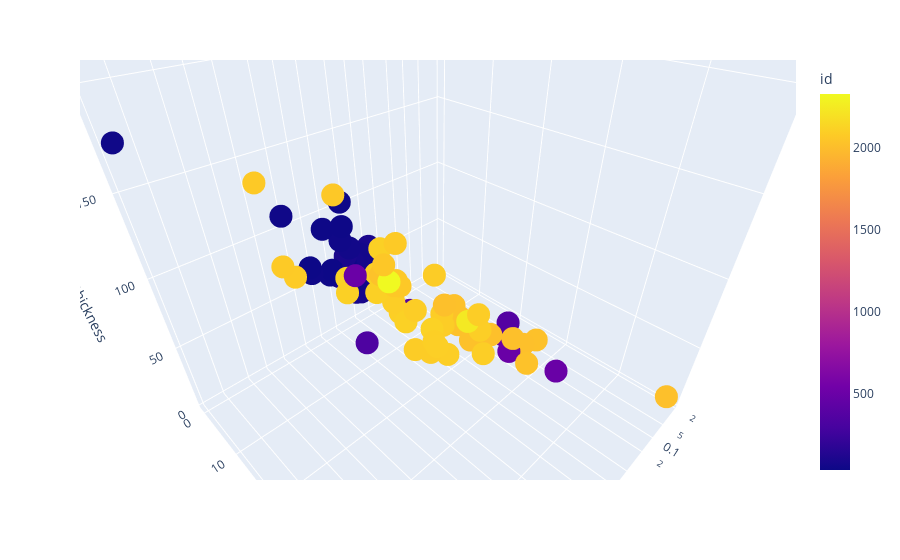

The notebook cell saved with this chart:
### Markdown cell above
### b) 3D Scatter plot using Plotly (1 point)

Use the plotly ``scatter_3d`` plot. Make sure to change the pandas series for log scales.

### Code cell
fig = px.scatter_3d(glacier_ds, x='area', y='mean_slope', 
                    z='mean_thickness', color = glacier_ds.index, log_x=True)
fig.show()

### Figure 1 — Plotly figure (JSON) as saved in the notebook; plotly's stock layout.template omitted (floating-point values rounded to 4 significant figures)
{"data": [{"hovertemplate": "area=%{x}<br>mean_slope=%{y}<br>mean_thickness=%{z}<br>id=%{marker.color}<extra></extra>", "legendgroup": "", "marker": {"color": [33, 34, 35, 36, 37, 38, 39, 40, 41, 42, 43, 44, 45, 46, 47, 48, 49, 50, 51, 52, 53, 54, 55, 56, 57, 58, 59, 60, 65, 66, 68, 69, 71, 72, 73, 74, 75, 76, 77, 78, 79, 80, 81, 82, 83, 84, 85, 86, 87, 91, 92, 333, 358, 362, 486, 487, 488, 489, 490, 497, 2093, 2011, 2012, 2013, 2014, 2015, 2016, 2017, 2018, 2019, 2020, 2021, 2022, 2023, 2024, 2025, 2026, 2057, 2059, 2060, 2061, 2062, 2067, 2068, 2074, 2075, 2076, 2083, 2084, 2085, 2086, 2087, 2088, 2089, 2090, 2092, 2096, 2097, 2098, 2099, 2100, 2104, 2105, 2106, 2107, 2111, 2119, 2123, 2240, 2328], "coloraxis": "coloraxis", "symbol": "circle"}, "mode": "markers", "name": "", "scene": "scene", "showlegend": false, "type": "scatter3d", "x": [2.9, 11.7, 5.15, 2.84, 5.95, 0.75, 1.18, 3.61, 5.757, 11.32, 4.19, 2.72, 824, 22.5, 3.2, 3.2, 3.4, 1, 2, 2.8, 1.2, 2.2, 1.6, 5.3, 2.3, 2, 1.5, 1.1, 1.5, 1.7, 2.6, 1, 1, 1, 1.5, 2.1, 1.1, 1.7, 2.8, 3.8, 2.9, 0.8, 4.2, 2.5, 2.1, 1.4, 1.9, 0.9, 1.5, 2.82, 1, 9.7, 1, 0.08068, 0.307, 0.084, 0.223, 0.106, 0.101, 13.08, 0.3097, 0.191, 1.884, 0.0264, 0.2257, 0.1357, 0.3015, 0.3665, 0.5825, 0.3906, 0.05848, 0.3794, 0.3017, 0.2176, 0.6297, 3.228, 0.2605, 5.36, 2.9, 8.6, 2.1, 3.2, 11.1, 71.3, 2.76, 39.96, 28.59, 1.59, 1, 3.078, 2.8, 1.69, 1.09, 0.6, 2.39, 2.85, 0.5368, 1.247, 6.078, 1.554, 2.966, 10.6, 4, 2.6, 3.28, 2.1, 2.61, 6.737, 0.37, 4.6], "y": [0, 0, 0, 0, 0, 0, 0, 0, 0, 0, 0, 0, 0, 0, 0, 0, 0, 0, 0, 0, 0, 0, 0, 0, 0, 0, 0, 0, 0, 0, 0, 0, 0, 0, 1, 0, 0, 0, 0, 0, 0, 0, 0, 0, 0, 0, 0, 0, 0, 0, 0, 12, 10, 22, 18, 22, 26, 33, 22, 13, 21, 26, 21, 48, 22, 27, 15, 17, 15, 20, 27, 17, 15, 22, 16, 10, 30, 14, 13, 7, 12, 13, 5, 6, 13, 3, 3, 20, 16, 17, 20, 20, 18, 23, 16, 12, 24, 20, 25, 10, 21, 9, 10, 9, 9, 13, 20, 6, 19, 14], "z": [58, 66, 56, 86, 90, 55, 34, 53, 53, 61, 53, 104, 175, 110, 76, 49, 49, 52, 43, 52, 47, 45, 49, 54, 67, 37, 39, 32, 58, 51, 50, 47, 47, 29, 31, 54, 49, 25, 48, 47, 45, 40, 49, 42, 27, 59, 36, 48, 33, 62, 61, 30, 26, 15, 17, 5, 12, 4, 6, 89, 22, 22, 65, 8, 17, 15, 23, 26, 19, 13, 8, 19, 29, 16, 25, 69, 15, 90, 70, 128, 60, 67, 208, 148, 97, 85, 74, 44, 70, 23, 28, 46, 44, 49, 51, 50, 16, 15, 58, 29, 41, 65, 57, 85, 68, 32, 47, 65, 27, 76]}], "layout": {"autosize": true, "coloraxis": {"colorbar": {"title": {"text": "id"}}, "colorscale": [[0, "#0d0887"], [0.1111, "#46039f"], [0.2222, "#7201a8"], [0.3333, "#9c179e"], [0.4444, "#bd3786"], [0.5556, "#d8576b"], [0.6667, "#ed7953"], [0.7778, "#fb9f3a"], [0.8889, "#fdca26"], [1, "#f0f921"]]}, "legend": {"tracegroupgap": 0}, "margin": {"t": 60}, "scene": {"aspectmode": "auto", "aspectratio": {"x": 1, "y": 1, "z": 1}, "camera": {"center": {"x": 0, "y": 0, "z": 0}, "eye": {"x": 0.7037, "y": 0.7037, "z": 0.7037}, "projection": {"type": "perspective"}, "up": {"x": 0, "y": 0, "z": 1}}, "domain": {"x": [0, 1], "y": [0, 1]}, "xaxis": {"title": {"text": "area"}, "type": "log"}, "yaxis": {"title": {"text": "mean_slope"}, "type": "linear"}, "zaxis": {"title": {"text": "mean_thickness"}, "type": "linear"}}}}
